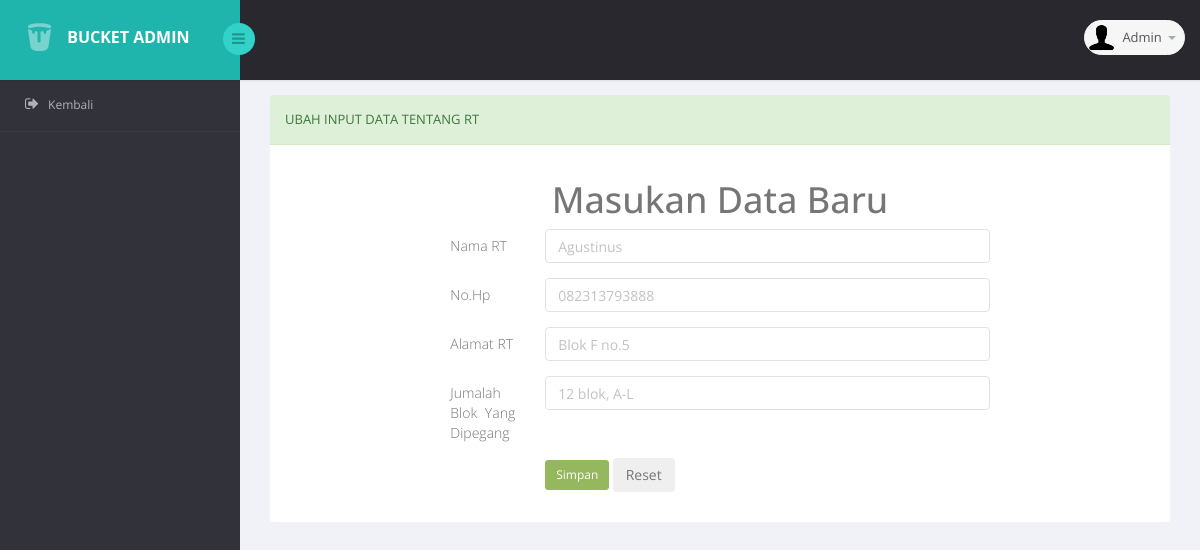
Page /admin/ubah_tentangrt.php?id=2 (signed in) on the committed database.
### tables this page shows
CREATE TABLE `tabel_tentangrt` (
  `id` int(11) NOT NULL,
  `nama` varchar(50) NOT NULL,
  `no_hp` char(12) NOT NULL,
  `alamat` varchar(100) NOT NULL,
  `jumlah_blok` varchar(100) NOT NULL
);

### admin/functions.php (called while the page is built, shortened)
<?php
$conn = mysqli_connect("localhost","root","","perumahan");
function query($query){
	global $conn;
	$result 		= mysqli_query($conn,$query);
	$rows 			= [];
	while ($row 	= mysqli_fetch_assoc($result)) {
	$rows [] 		= $row;
	}
	return $rows;
}
 ?>

### admin/ubah_tentangrt.php (the view, shortened to what this page needs)
<?php
require 'functions.php';
    $id = $_GET["id"];
    $ubahTentangrt = query("SELECT*FROM tabel_tentangrt WHERE id = $id")[0];
?>
<!DOCTYPE html>
<html lang="en">
<head>
    <link href="bs3/css/bootstrap.min.css" rel="stylesheet">
    <link href="css/bootstrap-reset.css" rel="stylesheet">
    <link href="font-awesome/css/font-awesome.css" rel="stylesheet" />
    <link href="css/table-responsive.css" rel="stylesheet" />
    <link href="css/style.css" rel="stylesheet">
    <link href="css/style-responsive.css" rel="stylesheet" />
</head>
<body>
<section id="container" >
<header class="header fixed-top clearfix">
<div class="brand">
    <a href="index.php" class="logo">
        <img src="images/logo.png" alt="" >
    </a>
    <div class="sidebar-toggle-box">
        <div class="fa fa-bars"></div>
    </div>
</div>
<div class="top-nav clearfix">
    <ul class="nav pull-right top-menu">
        <li class="dropdown">
            <a data-toggle="dropdown" class="dropdown-toggle" href="#">
                <img alt="" src="images/2.png" width="33" height="33">
                <span class="username">Admin</span>
                <b class="caret"></b>
            </a>
        </li>
    </ul>
</div>
</header>
<aside>
    <div id="sidebar" class="nav-collapse">
         <div class="leftside-navigation">
            <ul class="sidebar-menu" id="nav-accordion">
            <li>
                <a href="index.php">
                    <i class="fa fa-sign-out"></i>
                    <span>Kembali</span>
                </a>
            </li>
         </div>
    </div>
</aside>
    <section id="main-content">
        <section class="wrapper">
       <div class="col-lg-12">
                <section class="panel panel-success">
                    <header class="panel-heading">
                       Ubah Input Data Tentang RT
                    </header>
                    <div class="panel-body">
                        <div class="position-center">
                            <center><h1>Masukan Data Baru</h1></center>
                            <form action="" method="post" class="form-horizontal" role="form">
                            <div class="form-group">
                                <label for="nama" class="col-lg-2 col-sm-2 control-label" style="text-align: justify;">Nama RT</label>
                                <div class="col-lg-10">
                                    <input type="text" name="nama"  class="form-control" id="nama" value="<?= $ubahTentangrt["nama"]; ?>" required>
                                </div>
                            </div>
                            <div class="form-group">
                                <label for="nomor" class="col-lg-2 col-sm-2 control-label" style="text-align: justify;">No.Hp</label>
                                <div class="col-lg-10">
                                    <input type="text" name="nomor"  class="form-control" id="nomor" value="<?= $ubahTentangrt["no_hp"]; ?>" required>
                                </div>
                            </div>
                            <div class="form-group">
                                <label for="alamat" class="col-lg-2 col-sm-2 control-label" style="text-align: justify;">Alamat RT</label>
                                <div class="col-lg-10">
                                    <input type="text" name="alamat"  class="form-control" id="alamat" value="<?= $ubahTentangrt["alamat"]; ?>" required>
                                </div>
                            </div>
                            <div class="form-group">
                                <label for="jumlah" class="col-lg-2 col-sm-2 control-label" style="text-align: justify;">Jumalah Blok Yang Dipegang</label>
                                <div class="col-lg-10">
                                    <input type="text" name="jumlah"  class="form-control" id="jumlah" value="<?= $ubahTentangrt["jumlah_blok"]; ?>" required>
                                </div>
                            </div>
                            <div class="form-group">
                                <div class="col-lg-offset-2 col-lg-10">
                                    <button type="submit" name="ubahTentangrt"  class="btn btn-success btn-sm">Simpan</button>
                                     <button type="submit" name="reset" value="reset form" class="btn btn-secondary">Reset</button>
                                </div>
                            </div>
                        </form>
                        </div>
                    </div>
                </section>
            </div>
</body>
</html>

### rows in the picture
tabel_tentangrt: nama "Agustinus", nomor "082313793888", alamat "Blok F no.5", jumlah "12 blok, A-L"
